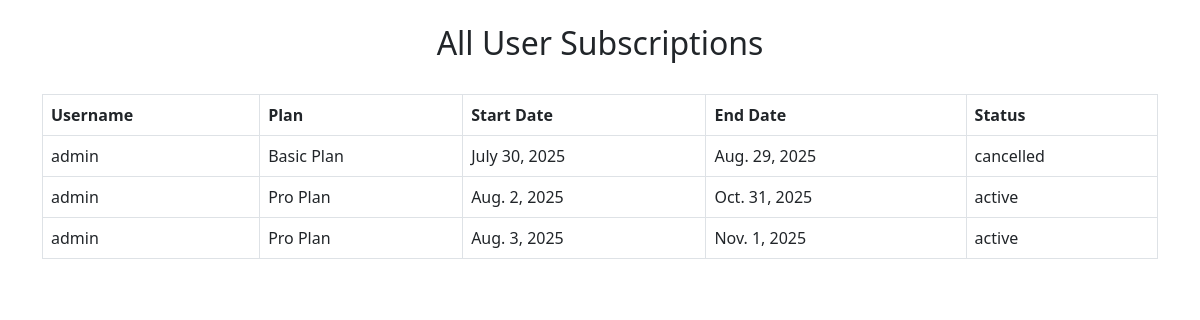
The page /subscriptions/ on the database as committed earlier.
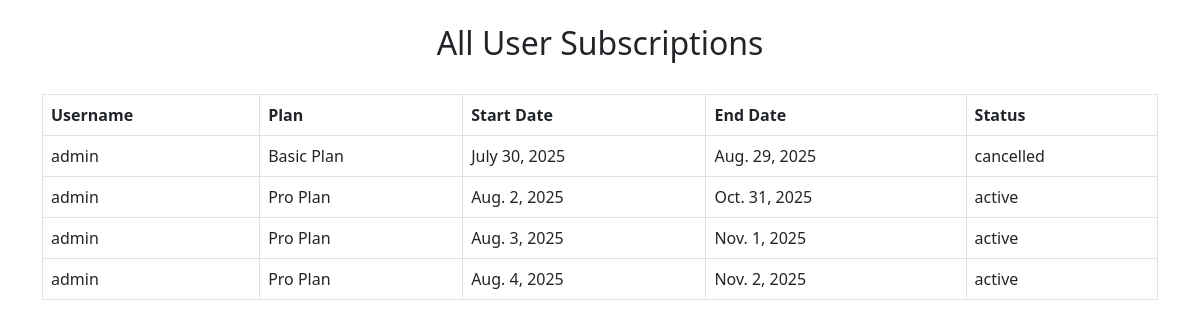
The same page on the database as committed later.
### apps/subscription/models.py (models this page shows, shortened)
class Subscription(models.Model):
    STATUS_CHOICES = (
        ('active', 'Active'),
        ('cancelled', 'Cancelled'),
        ('expired', 'Expired'),
    )
    user = models.ForeignKey(User, on_delete=models.CASCADE)
    plan = models.ForeignKey(Plan, on_delete=models.CASCADE)
    start_date = models.DateField()
    end_date = models.DateField()
    status = models.CharField(max_length=10, choices=STATUS_CHOICES)

class Plan(models.Model):
    name = models.CharField(max_length=100)
    price = models.DecimalField(max_digits=8, decimal_places=2)
    duration_days = models.PositiveIntegerField()

### apps/subscription/views.py (the view)
# urls.py: path('subscriptions/', subscription_list),
def subscription_list(request):
    users = User.objects.all().prefetch_related("subscription_set")
    return render(request, "subscriptions.html", {"users": users})

### templates/subscriptions.html (shortened to what this page needs)
<!DOCTYPE html>
<html>
<head>
  <link rel="stylesheet" href="https://cdn.jsdelivr.net/npm/bootstrap@5.3.0/dist/css/bootstrap.min.css">
</head>
<body>
<div class="container mt-4">
  <h2 class="text-center">All User Subscriptions</h2>
  <br>
  <table class="table table-bordered">
    <thead>
      <tr>
        <th>Username</th>
        <th>Plan</th>
        <th>Start Date</th>
        <th>End Date</th>
        <th>Status</th>
      </tr>
    </thead>
    <tbody>
      {% for user in users %}
        {% for sub in user.subscription_set.all %}
          <tr>
            <td>{{ user.username }}</td>
            <td>{{ sub.plan.name }}</td>
            <td>{{ sub.start_date }}</td>
            <td>{{ sub.end_date }}</td>
            <td>{{ sub.status }}</td>
          </tr>
        {% endfor %}
      {% endfor %}
    </tbody>
  </table>
</div>
</body>
</html>

Rows that differ between the two databases and show on the page:
added Subscription: {{ user.username }} "admin", plan.name "Pro Plan", start_date "Aug. 4, 2025", end_date "Nov. 2, 2025", status "active"
